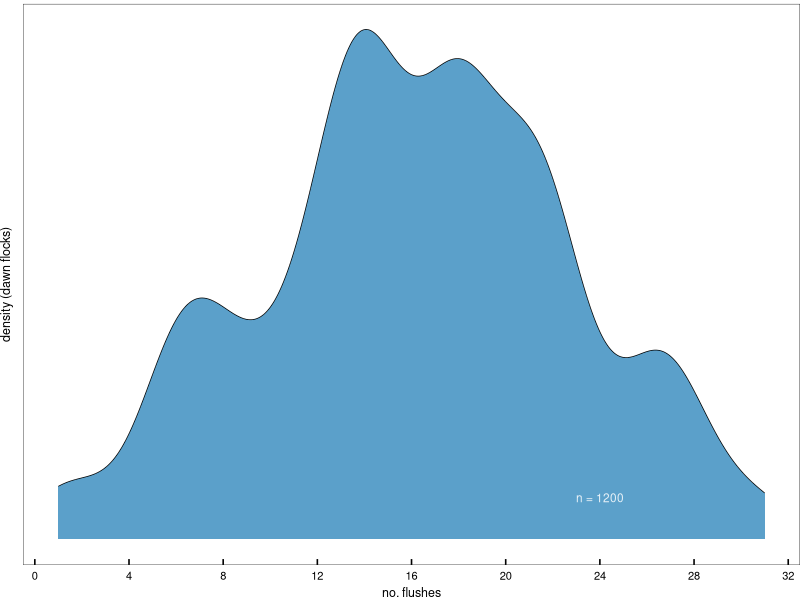
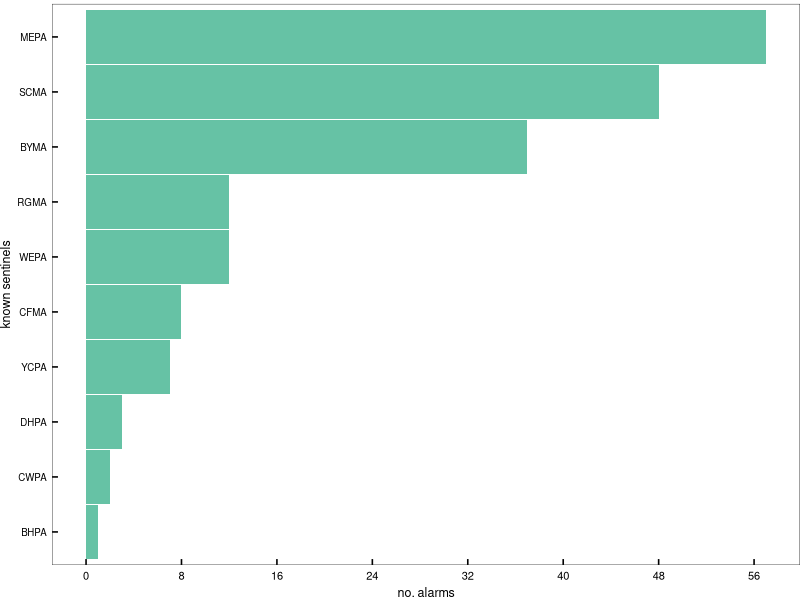
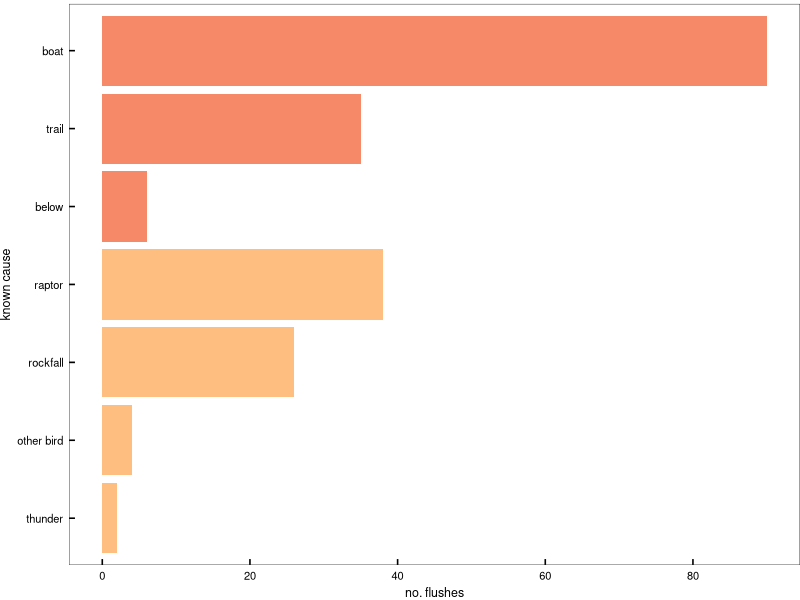
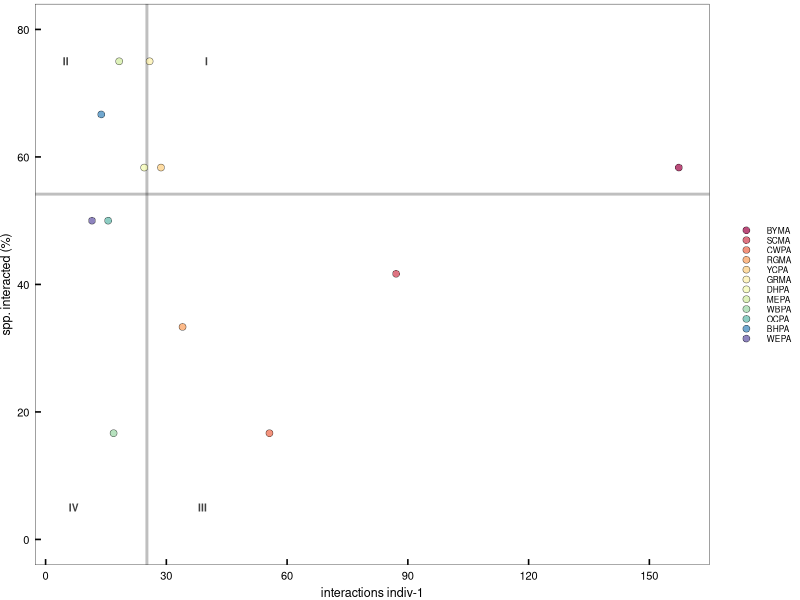
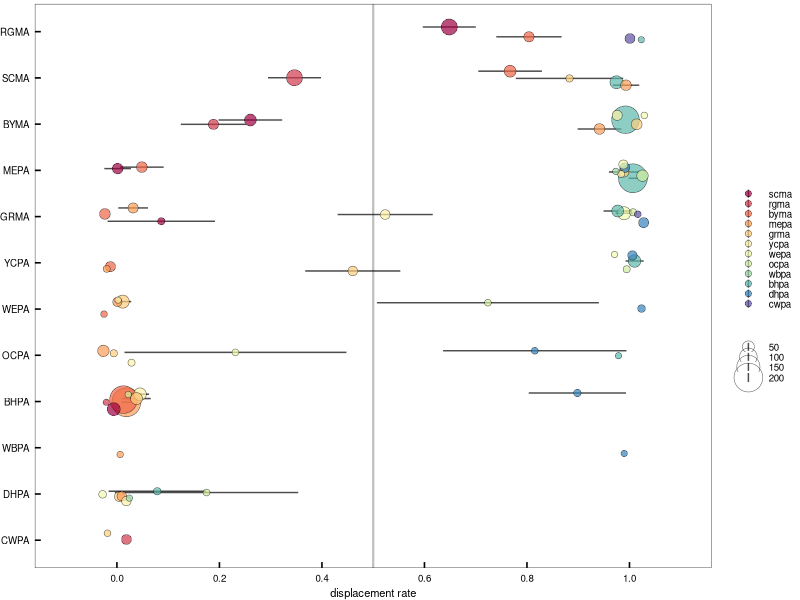
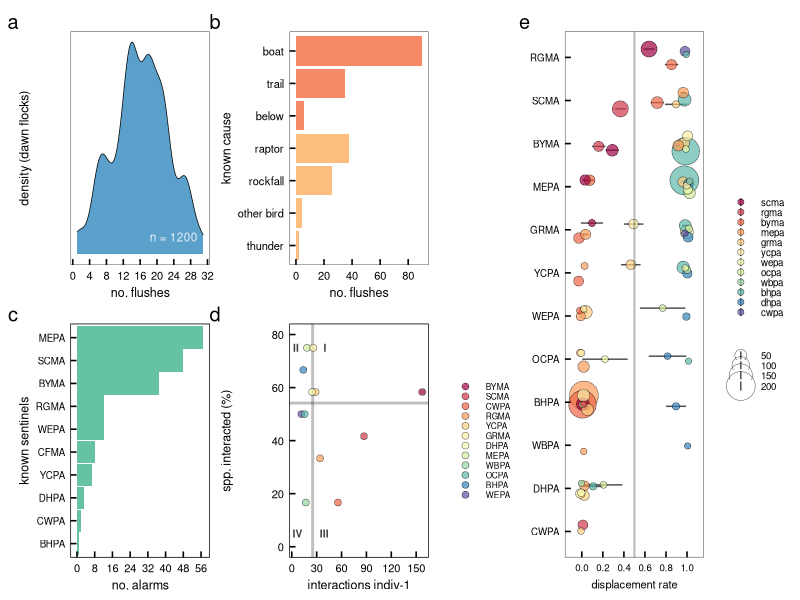

Here is the R script that generated these plots, in order:
#### this script organizes, tidies data and calculates and plots the flush, alarm, and fight data
#### should be figure #5 in the manuscript
#### "fights" are really interspecies agonistic interactions with winners and losers
#### agonistic interactions form 3 sociality components and quantify dominance and status

library(ggplot2)      # plotting and viz
library(plyr)         # legacy df manipulation
library(dplyr)        # variable grouping and manipulation
library(reshape)      # legacy df manipulation
library(data.table)   # legacy functions on df 
library(tidyverse)
library(tidyr)        # gathering and spreading
library(zoo)          # roll mean
library(ggthemes)     # helpful ggplot themes
library(forcats)
library(scales)
library(RColorBrewer) # pretty colors
library(ggridges)
library(colorspace)
library(patchwork)
library(lubridate)    # formatting times dates


# custom ggplot theme
themeKV <- theme_few()+
  theme(plot.margin = unit(c(0.1,0,0,0), "cm"),
        strip.background = element_blank(),
        axis.line = element_blank(),
        axis.text.x = element_text(size = 7, colour = "black", margin = unit(c(0.15,0,0,0), "cm")),
        axis.text.y = element_text(size = 7, colour = "black", margin = unit(c(0,0.15,0,0), "cm")),
        axis.title.x = element_text(size = 8),
        axis.title.y = element_text(size = 8),
        axis.ticks.x = element_line(colour = "black"), axis.ticks.y = element_line(colour = "black"),
        axis.ticks.length=unit(-0.15, "cm"),element_line(colour = "black", linewidth=.25),
        panel.border = element_rect(colour = "black", fill=NA, linewidth=.25),
        legend.title=element_blank(),
        strip.text=element_text(hjust=0))

#### read in flush and fight data from csv
flush <- read.csv('data/flush.csv')
flush1 <- subset(flush, select = c(DATE)) # subset full dataset for only date column
flush2 <- flush1 %>% group_by(DATE) %>% # Group by count of multiple columns
  summarise(total_count=n(),.groups = 'drop') %>%
  as.data.frame() # make new df with these data

#### first to do, document # flushes per day, as density plot
p1 <- ggplot(flush2, aes(x = total_count, fill=c("#3288bd"))) +
  themeKV + theme(legend.position = "none", 
                  axis.text.y = element_text(size = 0),
                  axis.title.y = element_text(size = 9),
                  axis.ticks.y = element_blank(),
                  axis.text.x = element_text(size = 8),
                  axis.title.x = element_text(size = 9),
                  ) + 
  geom_density(size = 0.25, alpha = 0.8, adjust = 0.65) +
  scale_fill_manual(values=c("#3288bd")) +
  scale_x_continuous(breaks = seq(0, 40, by = 4)) +
  ylab("density (dawn flocks)")+
  xlab("no. flushes")+
  annotate("text", x = 24, y = 0.005, label = "n = 1200", color = "white", alpha = 0.85, size = 3)
p1


#### now count the occurrences of each species was a sentinel
flush <- read.csv('data/flush.csv')
sentinel <- subset(flush, select = c(ALARM)) # subset full dataset for only species IDs
sentinel1 <- sentinel %>% 
  filter(!(ALARM == 'NA')) # filter out NA values

# make col plot of alarm species
p2 <- ggplot(sentinel1, aes(y = fct_rev(fct_infreq(ALARM)), group=ALARM)) +
  themeKV + theme(legend.position = "none", 
                  axis.text.y = element_text(size = 7),
                  axis.title.y = element_text(size = 9),
                  axis.text.x = element_text(size = 8),
                  axis.title.x = element_text(size = 9),
  ) + 
  geom_bar(fill = c("#66c2a5"), alpha =1, width=0.98) +
  scale_fill_manual(values=c("#66c2a5")) +
  scale_x_continuous(breaks = seq(0, 60, by = 8)) +
  ylab("known sentinels") + 
  xlab("no. alarms")
p2


#### now count the occurrences of each flush cause
flush <- read.csv('data/flush.csv')
cause <- subset(flush, select = c(CAUSE, CATEGORY)) # subset full dataset for only species IDs
cause1 <- cause %>% 
  filter(!(CAUSE == 'NA')) # filter out NA values

# count number of cause occurrences
cause2 <- cause1 %>% group_by(CAUSE, CATEGORY) %>% # Group by count of multiple columns
  summarise(total_count=n(),.groups = 'drop') %>%
  as.data.frame() # make new df with these data
# manually reorder to sort by CATEGORY then CAUSE
reorder = c(3,1,6,4,5,7,2) # create reorder variables
cause2$reorder = reorder # add as col to df
# dplyr frustrating me too much so gave up and just manually redid it

p3 <- ggplot(cause2, aes(x=total_count, y=fct_rev(fct_reorder(CAUSE, reorder)), fill=CATEGORY)) +
  themeKV + theme(legend.position = "none", 
                  axis.text.y = element_text(size = 8),
                  axis.title.y = element_text(size = 9),
                  axis.text.x = element_text(size = 8),
                  axis.title.x = element_text(size = 9),
  ) + 
  geom_col(alpha = 0.8, width=0.9) +
  scale_fill_manual(values=c("#f46d43","#fdae61")) +
  scale_x_continuous(breaks = seq(0, 100, by = 20),
                     #             limits = c(0,100)
                     ) +
    ylab("known cause") + 
    xlab("no. flushes")
p3



#### WE'RE AT THE FIGHTS!!!
fights <- read.csv('data/fights.csv')
# make 14 color Brewer palette
getPalette = colorRampPalette(brewer.pal(11, "Spectral")) # interpolate colors to fit the 13 parrot species
Spectral12 <- getPalette(12) 


p4 <- ggplot(fights, aes(x=FIGHT_RT, y=INT_spp)) + 
  themeKV + theme(axis.text.x = element_text(size = 8),
                  axis.title.x = element_text(size = 9),
                  axis.text.y = element_text(size = 8),
                  axis.title.y = element_text(size = 9),
                  legend.key.height = unit(0.25, 'cm'), # shrink the native height of legend
                  legend.text = element_text(size=6),
                  ) + # reduce font size on legend
  geom_vline(xintercept = median(fights$FIGHT_RT), alpha = 0.25, size = 1, color = "#000000") +
  geom_hline(yintercept = median(fights$INT_spp), alpha = 0.25, size = 1, color = "#000000") +
  geom_point(aes(fill = fct_rev(fct_reorder(SPECIES,FIGHT_RT))),# color code by species win rate 
             pch=21,color="black", stroke=0.25, size = 2.2, alpha = 0.7, # make point borders   
             ) +
  #geom_point(shape = 1,size = 3, colour = "black", stroke = 0.25,) +
  scale_fill_manual(values = Spectral12) +
  scale_x_continuous(breaks = seq(0, 200, by = 30), 
                     #limits = c(-1,30)
                     ) + # give a little more room 
  scale_y_continuous(breaks = seq(0, 100, by = 20), 
                     limits = c(0,80)) +
  xlab("interactions indiv-1") + 
  ylab("spp. interacted (%)") + 
  annotate("text", x = 40, y = 75, label = "I", alpha = 0.75, size = 2.6, fontface = "bold") +
  annotate("text", x = 5, y = 75, label = "II", alpha = 0.75, size = 2.6, fontface = "bold") +
  annotate("text", x = 39, y = 5, label = "III", alpha = 0.75, size = 2.6, fontface = "bold") +
  annotate("text", x = 7, y = 5, label = "IV", alpha = 0.75, size = 2.6, fontface = "bold")
  #guides(color = guide_legend(override.aes = list(size = ))) 
p4



#### try a hierarchy of dominance 
library(ggplot2)
displace <- read.csv('data/displacement.csv')
head(displace)

# error bar guidance
# http://www.sthda.com/english/wiki/ggplot2-error-bars-quick-start-guide-r-software-and-data-visualization

p5 <- displace %>% 
  ggplot(aes(x=fct_reorder(WIN,ORDER), y=winrt_p,fill=LOSE))+ # prob need to manually sort from a list
  themeKV+ theme(axis.text.x = element_text(size = 7),
                 axis.title.x = element_text(size = 8),
                 axis.text.y = element_text(size = 7),
                 axis.title.y = element_text(size = 8),
                 legend.key.height = unit(0.25, 'cm'), # shrink the native height of legend
                 legend.text = element_text(size=7), # reduce font size on legend
                 #legend.position = "none", 
                 ) +
  scale_fill_manual(values = Spectral12) +
  scale_radius(range = c(0.5, 2.4))+ # manually re-size range of values
  geom_pointrange(aes(size=tot, # size is inflate for some reason, idk
                      fill = fct_reorder(LOSE,-rank_q), 
                      ymin=winrt_p-winrt_sd, ymax=winrt_p+winrt_sd, # combines error bar and point in one 
                      ),
                  pch=21, color="black",stroke=0.25, # make point borders
                  alpha=0.7,
                  position = position_jitter(width = 0.2, height = 0.03))+
  scale_y_continuous(breaks = seq(0, 1, by = 0.2), limits = c(-0.1,1.1)) +
  geom_hline(yintercept = 0.5, alpha = 0.25, size = 0.75, color = "#000000") +
  ylab("displacement rate")+
  xlab(NULL) +
  guides(fill = guide_legend(order = 2))+ # place size legend element last 
  coord_flip()
p5


layout3 <- "
AAABBBEEE
CCCDDDEEE"
p1 + p3 + p2 + p4 + p5 +
  plot_layout(design = layout3) +
  plot_annotation(tag_levels = 'a') # add panel labels a, b, c... etc


# TO DO LIST:
# proper descending sort "-" using dominance
# shrink legend
# sync legend with other panel
# blanks in layout geometry
